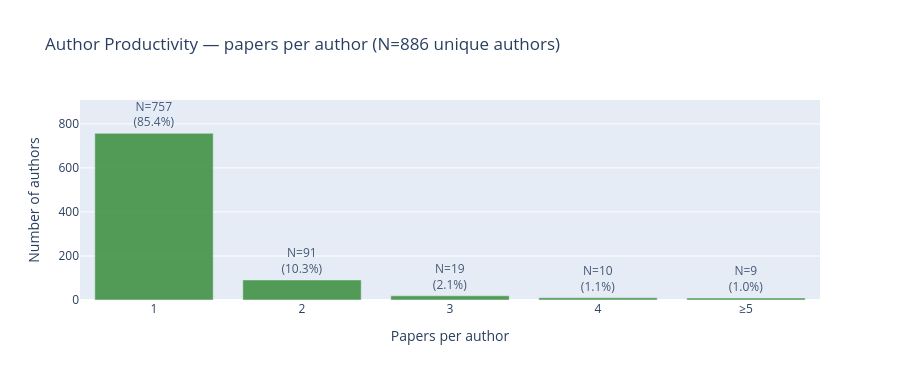

Notebook cell for this chart:
### Code cell
# Author productivity distribution (Lotka's law)
prod_raw = auth_freq["N"].value_counts().sort_index()

# Bucket anything ≥ 5 papers
cutoff = 5
prod_labels = [str(k) for k in prod_raw.index if k < cutoff] + [f"≥{cutoff}"]
prod_values = [int(prod_raw[k]) for k in prod_raw.index if k < cutoff] + [
    int(prod_raw[prod_raw.index >= cutoff].sum())
]
prod_pct = [round(v / n_unique * 100, 1) for v in prod_values]

fig_prod = go.Figure(go.Bar(
    x=prod_labels,
    y=prod_values,
    text=[f"N={n}<br>({p}%)" for n, p in zip(prod_values, prod_pct)],
    textposition="outside",
    marker_color="#388E3C",
    opacity=0.85,
))
fig_prod.update_layout(
    title=f"Author Productivity — papers per author (N={n_unique:,} unique authors)",
    xaxis=dict(title="Papers per author"),
    yaxis=dict(title="Number of authors", range=[0, max(prod_values) * 1.2]),
    height=380,
)
print("Author productivity distribution (papers per author):")
print(auth_freq[:10])
fig_prod.show()
save_figure(fig_prod, "01_author_productivity")

### Figure 1 — Plotly figure (JSON) as saved in the notebook; plotly's stock layout.template omitted (floating-point values rounded to 4 significant figures)
{"data": [{"marker": {"color": "#388E3C"}, "opacity": 0.85, "text": ["N=757<br>(85.4%)", "N=91<br>(10.3%)", "N=19<br>(2.1%)", "N=10<br>(1.1%)", "N=9<br>(1.0%)"], "textposition": "outside", "type": "bar", "x": ["1", "2", "3", "4", "≥5"], "y": [757, 91, 19, 10, 9]}], "layout": {"height": 380, "title": {"text": "Author Productivity — papers per author (N=886 unique authors)"}, "xaxis": {"title": {"text": "Papers per author"}}, "yaxis": {"range": [0, 908.4], "title": {"text": "Number of authors"}}}}
